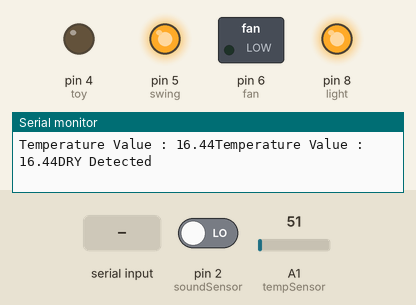
Simulated run of this sketch. Board: Arduino Uno, built with avr-gcc and run on an emulated ATmega328P. Parts: switched loads named in the sketch (green lamp = pin HIGH), output pins drawn as LEDs (lit = HIGH), the last lines printed to the serial monitor. Inputs (shaded band) come from the test bench; at power-on: A1 (tempSensor) = 51, pin 2 (soundSensor) LOW. The audio player accepts every command and is not drawn.

Above: at 1.8 s.
1.9 s: A1 (tempSensor) set to 79
3.4 s: A1 (tempSensor) set to 90
At 4.0 s:
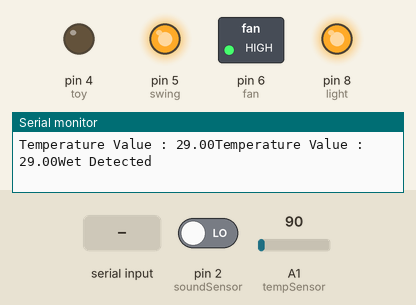
4.9 s: "PAUSE" received over Serial
At 5.8 s:
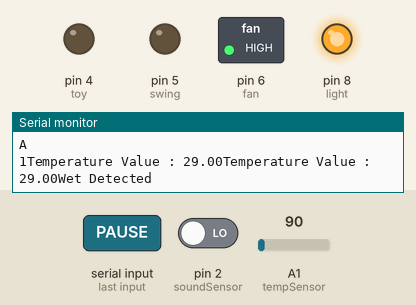
6.9 s: byte 76 ('L') received over Serial
At 7.21 s:
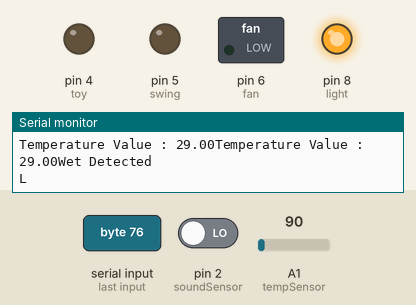
8.7 s: byte 77 ('M') received over Serial
At 9.1 s:
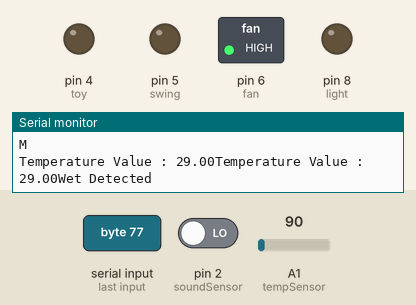
10.3 s: "B" received over Serial
At 11.9 s:
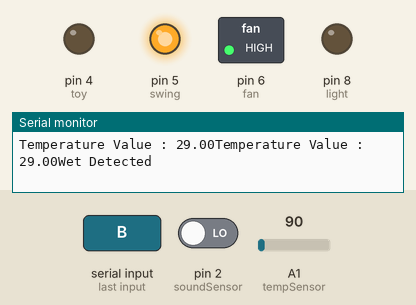
Timing chart, 0 to 13.0 s (numbered marks = the images above; inputs shaded):
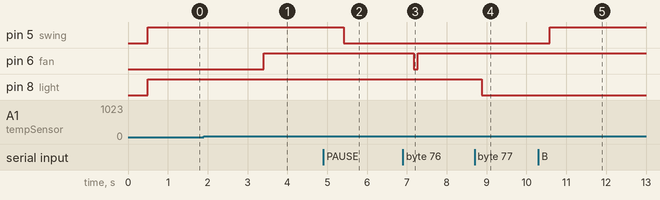

The sketch:

automatic-cradle.ino
```cpp
//#include "HX711.h"
#include "SoftwareSerial.h"
#include "DFRobotDFPlayerMini.h"

//actuators
#define toy 4
#define swing 5  //relay logic reverse
#define fan 6
#define light 8

//sensors
#define wetSensor 3
#define tempSensor A1
#define soundSensor 2


//global variables
#define MAX_TEMP 27
//#define CALIBRATION_FACTOR -7050.0
//#define LOADCELL_DOUT_PIN  3
//#define LOADCELL_SCK_PIN  2


static const uint8_t PIN_MP3_TX = 10; // RX for audio
static const uint8_t PIN_MP3_RX = 11; // TX for audio
SoftwareSerial mp3Serial(PIN_MP3_RX, PIN_MP3_TX);


//class objects created here
//HX711 scale;
DFRobotDFPlayerMini player;


void setup() {
  // put your setup code here, to run once:
  Serial.begin(9600);
//  scale.begin(LOADCELL_DOUT_PIN, LOADCELL_SCK_PIN);
//  scale.set_scale(calibration_factor);

  mp3Serial.begin(9600);
  if (player.begin(mp3Serial)) {
   Serial.println("MP3 OK");
  }
  else {
    Serial.println("Connecting to DFPlayer Mini failed!");
  }

  //Actuators pins setup
  pinMode(toy,OUTPUT);
  pinMode(swing,OUTPUT);
  pinMode(fan,OUTPUT);
  pinMode(light,OUTPUT);

  digitalWrite(toy,LOW);
  digitalWrite(swing,HIGH);
  digitalWrite(fan,LOW);
  digitalWrite(light,HIGH);

  delay(100);

  //sensors pins setup
  pinMode(wetSensor,INPUT);
  pinMode(tempSensor,INPUT);

}


//This function can turn on or off the Toy
void onOffToy(String state)
{
  Serial.println("Toy Function");
  if(state=="ON")
    {
       digitalWrite(toy,HIGH);

       delay(100);

    }
  else
    {
       digitalWrite(toy,LOW);

       delay(100);
    }
}


//This function can turn on or off the Fan
void onOffFan(String state)
{

  if(state=="ON")
    {
       digitalWrite(fan,HIGH);
       delay(100);
    }
  else
    {
       digitalWrite(fan,LOW);
       delay(100);
    }

}


//This function can turn on or off the Swing Mode of Cradle
void onOffSwingingCradle(String state)
{
    if(state=="ON")
    {
       digitalWrite(swing,LOW);
       delay(100);
    }
  else
    {
       digitalWrite(swing,HIGH);
       delay(100);
    }
}


//This function can turn on or off the Light of Cradle
void onOffCradleLight(String state)
{
    if(state=="ON")
    {
       digitalWrite(light,LOW); //relay logic is reverse
       delay(100);
    }
  else
    {
       digitalWrite(light,HIGH); //relay logic is reverse
       delay(100);
    }
}


//float checkBabyWeight()
//{
//  scale.tare(); //Assuming there is no weight on the scale at start up, reset the scale to 0
//  float weightInLbs = scale.get_units();
//  return weightInLbs;
//}

boolean wetDetection()
{

  if(digitalRead(wetSensor))
    {
       Serial.println("WET DETECTED IN CRADLE");
       return true;
    }

  return false;

}

boolean checkHeat()
{
   float tempValue;
   int tempAdcValue = analogRead(tempSensor);
   tempValue = ((tempAdcValue/1024.0)*3300);
   tempValue = (tempValue/10);
   Serial.print("Temperature Value : ");
   Serial.print(tempValue);
   if(tempValue>=MAX_TEMP)
     {
       return true;
     }
   return false;

}

boolean babyCryDetection()
{

  if(digitalRead(soundSensor)){
    Serial.println("Baby Cry Detected");
    return true;
  }
  return false;
}


void playPauseMusic(String action,String type)
{
    if(action=="PAUSE")
    {
       player.pause();
       delay(500);
       Serial.println("Music Paused");
    }
    else
    {
        player.volume(30);
        if(type=="LORRY")
           {
            player.play(1);
           }
        else if(type=="SLEEP")
           {
            player.play(3);
           }
        else
           {
            player.play(5);
           }
    }
}


void loop() {
  // put your main code here, to run repeatedly:
  if(Serial.available()>0)
  {
    char Incoming_value = Serial.read();
    Serial.println(Incoming_value);

    if(Incoming_value=='A')
      {
        onOffSwingingCradle("ON");
        Serial.write("1");
      }
    else if(Incoming_value=='B')
      {
        onOffSwingingCradle("OFF");
      }
    else if(Incoming_value=='C')
      {
        playPauseMusic("PLAY","SLEEP");
      }
    else if(Incoming_value=='D')
      {
        playPauseMusic("PAUSE","SLEEP");
      }
    else if(Incoming_value=='E')
      {
        playPauseMusic("PLAY","LORRY");
      }
    else if(Incoming_value=='F')
      {
        playPauseMusic("PAUSE","LORRY");
      }
    else if(Incoming_value=='G')
      {
        onOffToy("ON");
      }
    else if(Incoming_value=='H')
      {
        onOffToy("OFF");
      }
        else if(Incoming_value=='I')
      {
         playPauseMusic("PLAY","NATURE");
      }
    else if(Incoming_value=='J')
      {
         playPauseMusic("PAUSE","NATURE");
      }
    else if(Incoming_value=='K')
      {
        onOffFan("ON");
      }
    else if(Incoming_value=='L')
      {
        onOffFan("OFF");
      }
    else if(Incoming_value=='M')
      {
        onOffCradleLight("ON");
      }
    else if(Incoming_value=='N')
      {
        onOffCradleLight("OFF");
      }


    //

  }
  boolean heatStatus = checkHeat();
    if(heatStatus)
    {
      onOffFan("ON");
      //Serial.println("Fan ON");
    }
    else{
      onOffFan("OFF");
       //Serial.println("Fan OFF");
    }

    boolean wetStatus = checkHeat();
    if(wetStatus)
    {
      Serial.println("Wet Detected");
      //Serial.write("1");
    }
    else{
      Serial.println("DRY Detected");
      //Serial.write("0");
    }

    boolean cryStatus = babyCryDetection();
    if(cryStatus)
    {
        Serial.println("Baby Crying");
//      onOffSwingingCradle("ON");
//      onOffFan("ON");
//      onOffToy("ON");

    }
    else{
      //Serial.println("Baby No Crying");
//      onOffSwingingCradle("OFF");
//      onOffFan("OFF");
//      onOffToy("OFF");
    }
    delay(300);

}
```

Measured:
- the behaviour switches between 83 and 84 on A1 (tempSensor) (found by bisection; images 0 and 1)
- after the input at 3.4 s, pin 6 (fan): LOW → HIGH at once
- after the input at 4.9 s, pin 5 (swing): HIGH → LOW after 0.52 s
- after the input at 6.9 s, pin 6 (fan): HIGH → LOW after 0.27 s, → HIGH 0.10 s later
- after the input at 8.7 s, pin 8 (light): HIGH → LOW after 0.17 s
- after the input at 10.3 s, pin 5 (swing): LOW → HIGH after 0.28 s
